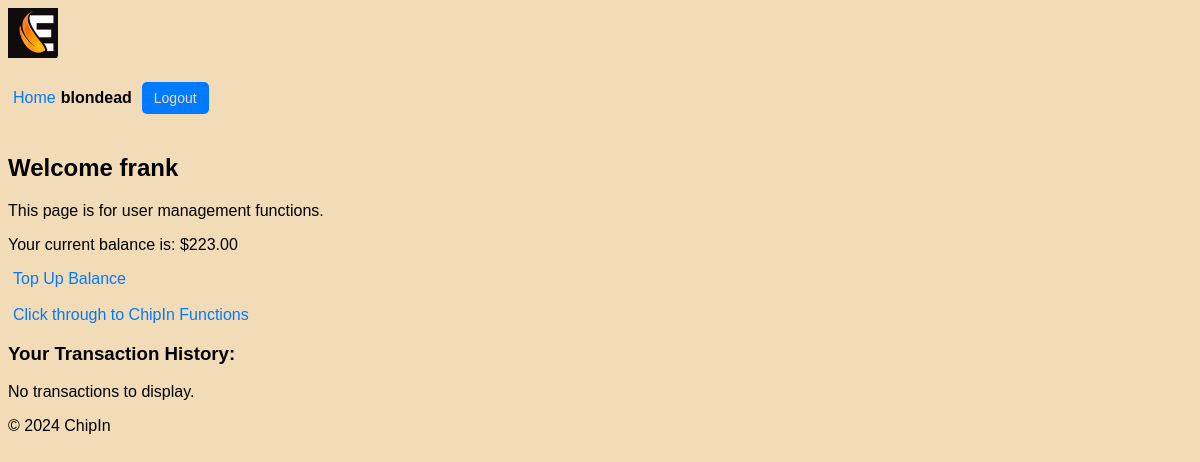
/users/ (signed in), run on an earlier commit of the app's database.
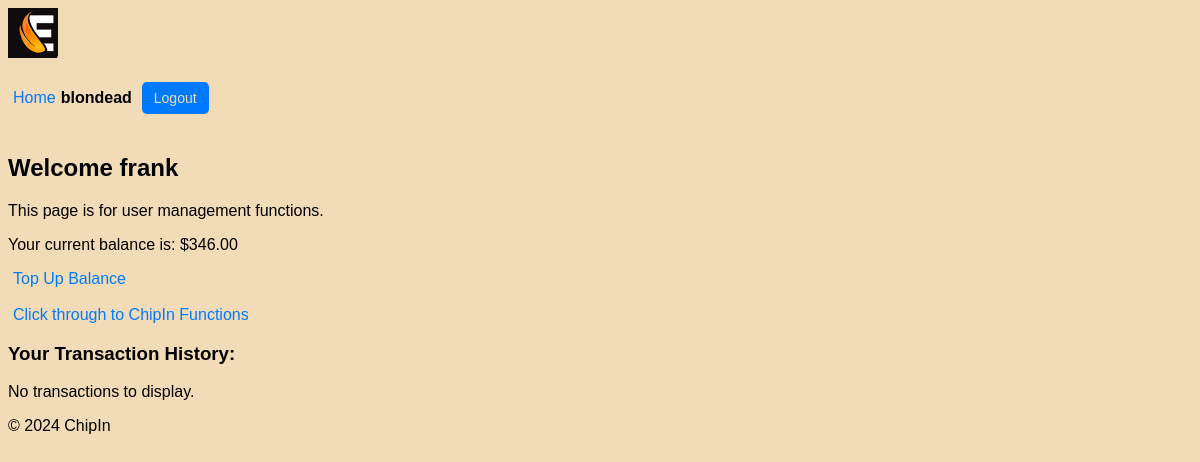
And on a later commit of the database.
### users/models.py (models this page shows, shortened)
class Profile(models.Model):
    user = models.OneToOneField(User, on_delete=models.CASCADE)
    first_name = models.CharField(max_length=30)
    surname = models.CharField(max_length=30)
    nickname = models.CharField(max_length=30, unique=True, null=False, blank=False)
    max_spend = models.DecimalField(max_digits=10, decimal_places=2, default=100.00)  # Max spend for each event
    balance = models.DecimalField(max_digits=10, decimal_places=2, default=100.00)  # User's current balance

### users/views.py (the view)
# urls.py: path("", views.user, name="user"),
@login_required(login_url='users:login')
def user(request):
    profile = request.user.profile
    transactions = Transcation.objects.all().filter(user=request.user).order_by('-created_at')
    return render(request, "users/user.html", {
        'user': request.user,
        'balance': profile.balance,
        'transactions': transactions,
    })

### chipin/context_processors.py (called while the page is built)
def user_profile(request):
    if request.user.is_authenticated:
        try:
            return {'nickname': request.user.profile.nickname}
        except Profile.DoesNotExist:
            return {'nickname': request.user.username}  # Fallback to username if no profile exists
    return {}

### users/templates/users/user.html (shortened to what this page needs)
{% extends 'chipin/base.html' %}
{% load static %}
{% block content %}
<h2>Welcome {{ request.user.first_name }}</h2>
<p>This page is for user management functions.</p>
<p>Your current balance is: ${{ balance }}</p>
<a href="{% url 'users:top_up' %}">Top Up Balance</a>
<br></br>
<a href="{% url 'chipin:home' %}">Click through to ChipIn Functions</a>
<h3>Your Transaction History:</h3>
{% if transactions %}
    <div>
        <table>
            <thead>
                <tr>
                    <th>Amount</th>
                    <th>Date</th>
                </tr>
            </thead>
            <tbody>
                {% for transaction in transactions %}
                <tr>
                    <td>${{ transaction.amount }}</td>
                    <td>{{ transaction.created_at|date:"M d, Y h:i" }}</td>
                </tr>
                {% endfor %}
            </tbody>
        </table>
    </div>
{% else %}
    <p>No transactions to display.</p>
{% endif %}
{% endblock %}

What changed in the data, as far as the page shows it:
changed Profile: balance "223.00" → "346.00"
